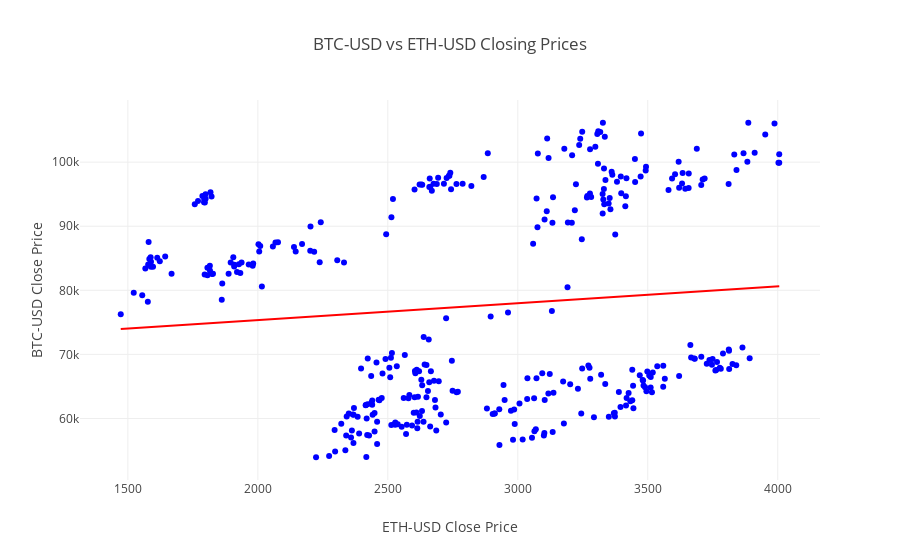

Notebook cell for this chart:
### Code cell
def get_scatter(all_data_df: pd.DataFrame, symbol:str):
    symbol_1 = 'BTC-USD'
    symbol_2 = 'ETH-USD'
    # Create column names for closing prices
    col1 = f'Close_{symbol_1}'
    col2 = f'Close_{symbol_2}'
    # Create a scatter plot with trendline
    fig = px.scatter(
        df,
        x=col2,
        y=col1,
        title=f"{symbol_1} vs {symbol_2} Closing Prices",
        labels={col1: f"{symbol_1} Close Price", col2: f"{symbol_2} Close Price"},
        trendline="ols"  # Ordinary Least Squares trendline
    )
    fig.data[0].marker.color = 'blue'      # Points
    fig.data[1].line.color = 'red'         # Trendline
    fig.show()

### Figure 1 — Plotly figure (JSON) as saved in the notebook; plotly's stock layout.template omitted (floating-point values rounded to 4 significant figures; data arrays with more than 128 entries replaced by an {"elided": "..."} marker saying what was removed)
{"data": [{"hovertemplate": "ETH-USD Close Price=%{x}<br>BTC-USD Close Price=%{y}<extra></extra>", "legendgroup": "", "marker": {"color": "blue", "symbol": "circle"}, "mode": "markers", "name": "", "orientation": "v", "showlegend": false, "type": "scatter", "x": {"elided": "365 float values"}, "xaxis": "x", "y": {"elided": "365 float values"}, "yaxis": "y"}, {"hovertemplate": "<b>OLS trendline</b><br>Close_BTC-USD = 2.63788 * Close_ETH-USD + 70082.3<br>R<sup>2</sup>=0.011190<br><br>ETH-USD Close Price=%{x}<br>BTC-USD Close Price=%{y} <b>(trend)</b><extra></extra>", "legendgroup": "", "line": {"color": "red"}, "marker": {"color": "#000001", "symbol": "circle"}, "mode": "lines", "name": "", "showlegend": false, "type": "scatter", "x": {"elided": "365 float values"}, "xaxis": "x", "y": {"elided": "365 float values"}, "yaxis": "y"}], "layout": {"legend": {"tracegroupgap": 0}, "title": {"text": "BTC-USD vs ETH-USD Closing Prices"}, "xaxis": {"anchor": "y", "domain": [0, 1], "title": {"text": "ETH-USD Close Price"}}, "yaxis": {"anchor": "x", "domain": [0, 1], "title": {"text": "BTC-USD Close Price"}}}}
